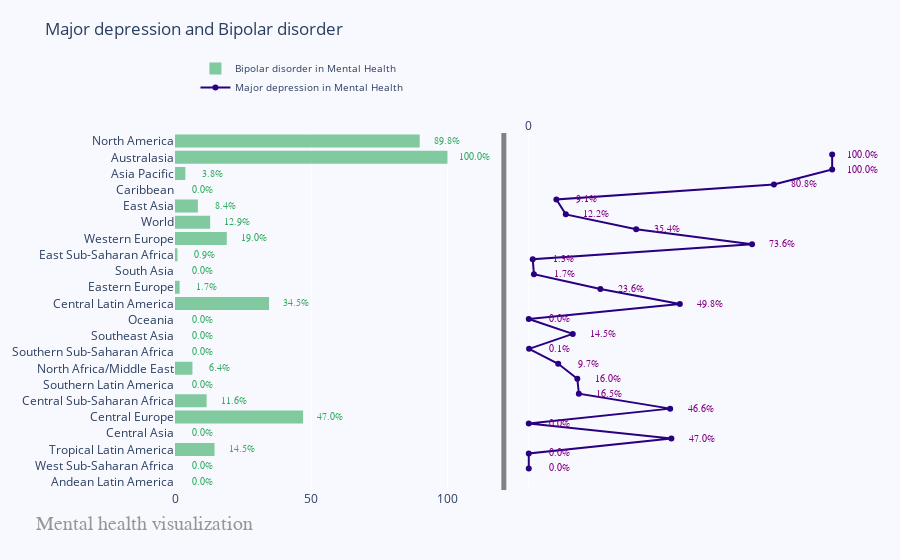

Notebook code for this chart:
### Markdown cell above
# 6- Amazing Dynamik Subplot with Plotly and go

### Code cell
fig = make_subplots(rows=1, cols=2, specs=[[{}, {}]], shared_xaxes=True,
                    shared_yaxes=False, vertical_spacing=0.001)

x1 = ["Andean Latin America", "West Sub-Saharan Africa", "Tropical Latin America", "Central Asia", "Central Europe",
    "Central Sub-Saharan Africa", "Southern Latin America", "North Africa/Middle East", "Southern Sub-Saharan Africa",
    "Southeast Asia", "Oceania", "Central Latin America", "Eastern Europe", "South Asia", "East Sub-Saharan Africa",
    "Western Europe", "World", "East Asia", "Caribbean", "Asia Pacific", "Australasia", "North America"]

fig.append_trace(go.Bar(
    x=df2["Bipolar disorder"],
    y=x1,
    marker=dict(
        color='rgba(50, 171, 96, 0.6)',
        line=dict(
            color='rgba(20, 10, 56, 1.0)',
            width=0),
    ),
    name='Bipolar disorder in Mental Health',
    orientation='h',
), 1, 1)

fig.append_trace(go.Scatter(
    x=df2["Major depression"], y=x1,
    mode='lines+markers',
    line_color='rgb(40, 0, 128)',
    name='Major depression in Mental Health',
), 1, 2)

fig.update_layout(
    title='Major depression and Bipolar disorder',
    yaxis=dict(
        showgrid=False,
        showline=False,
        showticklabels=True,
        domain=[0, 0.85],
    ),
    yaxis2=dict(
        showgrid=False,
        showline=True,
        showticklabels=False,
        linecolor='rgba(102, 102, 102, 0.8)',
        linewidth=5,
        domain=[0, 0.85],
    ),
    xaxis=dict(
        zeroline=False,
        showline=False,
        showticklabels=True,
        showgrid=True,
        domain=[0, 0.45],
    ),
    xaxis2=dict(
        zeroline=False,
        showline=False,
        showticklabels=True,
        showgrid=True,
        domain=[0.47, 1],
        side='top',
        dtick=10000,
    ),
    legend=dict(x=0.029, y=1.038, font_size=10),
    margin=dict(l=100, r=20, t=70, b=70),
    paper_bgcolor='rgb(248, 248, 255)',
    plot_bgcolor='rgb(248, 248, 255)',
)

annotations = []


# Adding labels
for ydn, yd, xd in zip(df2["Major depression"], df2["Bipolar disorder"], x1):
    # labeling the scatter savings
    annotations.append(dict(xref='x2', yref='y2',
                            y=xd, x=ydn+10,
                            text='{:,}'.format(ydn) + '%',
                            font=dict(family='Arial', size=10,
                                      color='rgb(128, 0, 128)'),
                            showarrow=False))
    # labeling the bar net worth
    annotations.append(dict(xref='x1', yref='y1',
                            y=xd, x=yd+10 ,
                            text=str(yd) + '%',
                            font=dict(family='Arial', size=10,
                                      color='rgb(50, 171, 96)'),
                            showarrow=False))
# Source
annotations.append(dict(xref='paper', yref='paper',
                        x=-0.2, y=-0.109,
                        text="Mental health visualization",
                        font=dict(family='Arial', size=20, color='rgb(150,150,150)'),
                        showarrow=False))

fig.update_layout(annotations=annotations)

fig.show()

### Figure 1 — Plotly figure (JSON) as saved in the notebook; plotly's stock layout.template omitted (floating-point values rounded to 4 significant figures)
{"data": [{"marker": {"color": "rgba(50, 171, 96, 0.6)", "line": {"color": "rgba(20, 10, 56, 1.0)", "width": 0}}, "name": "Bipolar disorder in Mental Health", "orientation": "h", "x": [0, 0, 14.5, 0, 47, 11.6, 0, 6.4, 0, 0, 0, 34.5, 1.7, 0, 0.9, 19, 12.9, 8.4, 0, 3.8, 100, 89.8], "y": ["Andean Latin America", "West Sub-Saharan Africa", "Tropical Latin America", "Central Asia", "Central Europe", "Central Sub-Saharan Africa", "Southern Latin America", "North Africa/Middle East", "Southern Sub-Saharan Africa", "Southeast Asia", "Oceania", "Central Latin America", "Eastern Europe", "South Asia", "East Sub-Saharan Africa", "Western Europe", "World", "East Asia", "Caribbean", "Asia Pacific", "Australasia", "North America"], "type": "bar", "xaxis": "x", "yaxis": "y"}, {"line": {"color": "rgb(40, 0, 128)"}, "mode": "lines+markers", "name": "Major depression in Mental Health", "x": [0, 0, 47, 0, 46.6, 16.5, 16, 9.7, 0.1, 14.5, 0, 49.8, 23.6, 1.7, 1.3, 73.6, 35.4, 12.2, 9.1, 80.8, 100, 100], "y": ["Andean Latin America", "West Sub-Saharan Africa", "Tropical Latin America", "Central Asia", "Central Europe", "Central Sub-Saharan Africa", "Southern Latin America", "North Africa/Middle East", "Southern Sub-Saharan Africa", "Southeast Asia", "Oceania", "Central Latin America", "Eastern Europe", "South Asia", "East Sub-Saharan Africa", "Western Europe", "World", "East Asia", "Caribbean", "Asia Pacific", "Australasia", "North America"], "type": "scatter", "xaxis": "x2", "yaxis": "y2"}], "layout": {"xaxis": {"anchor": "y", "domain": [0, 0.45], "zeroline": false, "showline": false, "showticklabels": true, "showgrid": true}, "yaxis": {"anchor": "x", "domain": [0, 0.85], "showgrid": false, "showline": false, "showticklabels": true}, "xaxis2": {"anchor": "y2", "domain": [0.47, 1], "zeroline": false, "showline": false, "showticklabels": true, "showgrid": true, "side": "top", "dtick": 10000}, "yaxis2": {"anchor": "x2", "domain": [0, 0.85], "showgrid": false, "showline": true, "showticklabels": false, "linecolor": "rgba(102, 102, 102, 0.8)", "linewidth": 5}, "legend": {"font": {"size": 10}, "x": 0.029, "y": 1.038}, "margin": {"l": 100, "r": 20, "t": 70, "b": 70}, "title": {"text": "Major depression and Bipolar disorder"}, "paper_bgcolor": "rgb(248, 248, 255)", "plot_bgcolor": "rgb(248, 248, 255)", "annotations": [{"font": {"color": "rgb(128, 0, 128)", "family": "Arial", "size": 10}, "showarrow": false, "text": "0.0%", "x": 10, "xref": "x2", "y": "Andean Latin America", "yref": "y2"}, {"font": {"color": "rgb(50, 171, 96)", "family": "Arial", "size": 10}, "showarrow": false, "text": "0.0%", "x": 10, "xref": "x", "y": "Andean Latin America", "yref": "y"}, {"font": {"color": "rgb(128, 0, 128)", "family": "Arial", "size": 10}, "showarrow": false, "text": "0.0%", "x": 10, "xref": "x2", "y": "West Sub-Saharan Africa", "yref": "y2"}, {"font": {"color": "rgb(50, 171, 96)", "family": "Arial", "size": 10}, "showarrow": false, "text": "0.0%", "x": 10, "xref": "x", "y": "West Sub-Saharan Africa", "yref": "y"}, {"font": {"color": "rgb(128, 0, 128)", "family": "Arial", "size": 10}, "showarrow": false, "text": "47.0%", "x": 57, "xref": "x2", "y": "Tropical Latin America", "yref": "y2"}, {"font": {"color": "rgb(50, 171, 96)", "family": "Arial", "size": 10}, "showarrow": false, "text": "14.5%", "x": 24.5, "xref": "x", "y": "Tropical Latin America", "yref": "y"}, {"font": {"color": "rgb(128, 0, 128)", "family": "Arial", "size": 10}, "showarrow": false, "text": "0.0%", "x": 10, "xref": "x2", "y": "Central Asia", "yref": "y2"}, {"font": {"color": "rgb(50, 171, 96)", "family": "Arial", "size": 10}, "showarrow": false, "text": "0.0%", "x": 10, "xref": "x", "y": "Central Asia", "yref": "y"}, {"font": {"color": "rgb(128, 0, 128)", "family": "Arial", "size": 10}, "showarrow": false, "text": "46.6%", "x": 56.6, "xref": "x2", "y": "Central Europe", "yref": "y2"}, {"font": {"color": "rgb(50, 171, 96)", "family": "Arial", "size": 10}, "showarrow": false, "text": "47.0%", "x": 57, "xref": "x", "y": "Central Europe", "yref": "y"}, {"font": {"color": "rgb(128, 0, 128)", "family": "Arial", "size": 10}, "showarrow": false, "text": "16.5%", "x": 26.5, "xref": "x2", "y": "Central Sub-Saharan Africa", "yref": "y2"}, {"font": {"color": "rgb(50, 171, 96)", "family": "Arial", "size": 10}, "showarrow": false, "text": "11.6%", "x": 21.6, "xref": "x", "y": "Central Sub-Saharan Africa", "yref": "y"}, {"font": {"color": "rgb(128, 0, 128)", "family": "Arial", "size": 10}, "showarrow": false, "text": "16.0%", "x": 26, "xref": "x2", "y": "Southern Latin America", "yref": "y2"}, {"font": {"color": "rgb(50, 171, 96)", "family": "Arial", "size": 10}, "showarrow": false, "text": "0.0%", "x": 10, "xref": "x", "y": "Southern Latin America", "yref": "y"}, {"font": {"color": "rgb(128, 0, 128)", "family": "Arial", "size": 10}, "showarrow": false, "text": "9.7%", "x": 19.7, "xref": "x2", "y": "North Africa/Middle East", "yref": "y2"}, {"font": {"color": "rgb(50, 171, 96)", "family": "Arial", "size": 10}, "showarrow": false, "text": "6.4%", "x": 16.4, "xref": "x", "y": "North Africa/Middle East", "yref": "y"}, {"font": {"color": "rgb(128, 0, 128)", "family": "Arial", "size": 10}, "showarrow": false, "text": "0.1%", "x": 10.1, "xref": "x2", "y": "Southern Sub-Saharan Africa", "yref": "y2"}, {"font": {"color": "rgb(50, 171, 96)", "family": "Arial", "size": 10}, "showarrow": false, "text": "0.0%", "x": 10, "xref": "x", "y": "Southern Sub-Saharan Africa", "yref": "y"}, {"font": {"color": "rgb(128, 0, 128)", "family": "Arial", "size": 10}, "showarrow": false, "text": "14.5%", "x": 24.5, "xref": "x2", "y": "Southeast Asia", "yref": "y2"}, {"font": {"color": "rgb(50, 171, 96)", "family": "Arial", "size": 10}, "showarrow": false, "text": "0.0%", "x": 10, "xref": "x", "y": "Southeast Asia", "yref": "y"}, {"font": {"color": "rgb(128, 0, 128)", "family": "Arial", "size": 10}, "showarrow": false, "text": "0.0%", "x": 10, "xref": "x2", "y": "Oceania", "yref": "y2"}, {"font": {"color": "rgb(50, 171, 96)", "family": "Arial", "size": 10}, "showarrow": false, "text": "0.0%", "x": 10, "xref": "x", "y": "Oceania", "yref": "y"}, {"font": {"color": "rgb(128, 0, 128)", "family": "Arial", "size": 10}, "showarrow": false, "text": "49.8%", "x": 59.8, "xref": "x2", "y": "Central Latin America", "yref": "y2"}, {"font": {"color": "rgb(50, 171, 96)", "family": "Arial", "size": 10}, "showarrow": false, "text": "34.5%", "x": 44.5, "xref": "x", "y": "Central Latin America", "yref": "y"}, {"font": {"color": "rgb(128, 0, 128)", "family": "Arial", "size": 10}, "showarrow": false, "text": "23.6%", "x": 33.6, "xref": "x2", "y": "Eastern Europe", "yref": "y2"}, {"font": {"color": "rgb(50, 171, 96)", "family": "Arial", "size": 10}, "showarrow": false, "text": "1.7%", "x": 11.7, "xref": "x", "y": "Eastern Europe", "yref": "y"}, {"font": {"color": "rgb(128, 0, 128)", "family": "Arial", "size": 10}, "showarrow": false, "text": "1.7%", "x": 11.7, "xref": "x2", "y": "South Asia", "yref": "y2"}, {"font": {"color": "rgb(50, 171, 96)", "family": "Arial", "size": 10}, "showarrow": false, "text": "0.0%", "x": 10, "xref": "x", "y": "South Asia", "yref": "y"}, {"font": {"color": "rgb(128, 0, 128)", "family": "Arial", "size": 10}, "showarrow": false, "text": "1.3%", "x": 11.3, "xref": "x2", "y": "East Sub-Saharan Africa", "yref": "y2"}, {"font": {"color": "rgb(50, 171, 96)", "family": "Arial", "size": 10}, "showarrow": false, "text": "0.9%", "x": 10.9, "xref": "x", "y": "East Sub-Saharan Africa", "yref": "y"}, {"font": {"color": "rgb(128, 0, 128)", "family": "Arial", "size": 10}, "showarrow": false, "text": "73.6%", "x": 83.6, "xref": "x2", "y": "Western Europe", "yref": "y2"}, {"font": {"color": "rgb(50, 171, 96)", "family": "Arial", "size": 10}, "showarrow": false, "text": "19.0%", "x": 29, "xref": "x", "y": "Western Europe", "yref": "y"}, {"font": {"color": "rgb(128, 0, 128)", "family": "Arial", "size": 10}, "showarrow": false, "text": "35.4%", "x": 45.4, "xref": "x2", "y": "World", "yref": "y2"}, {"font": {"color": "rgb(50, 171, 96)", "family": "Arial", "size": 10}, "showarrow": false, "text": "12.9%", "x": 22.9, "xref": "x", "y": "World", "yref": "y"}, {"font": {"color": "rgb(128, 0, 128)", "family": "Arial", "size": 10}, "showarrow": false, "text": "12.2%", "x": 22.2, "xref": "x2", "y": "East Asia", "yref": "y2"}, {"font": {"color": "rgb(50, 171, 96)", "family": "Arial", "size": 10}, "showarrow": false, "text": "8.4%", "x": 18.4, "xref": "x", "y": "East Asia", "yref": "y"}, {"font": {"color": "rgb(128, 0, 128)", "family": "Arial", "size": 10}, "showarrow": false, "text": "9.1%", "x": 19.1, "xref": "x2", "y": "Caribbean", "yref": "y2"}, {"font": {"color": "rgb(50, 171, 96)", "family": "Arial", "size": 10}, "showarrow": false, "text": "0.0%", "x": 10, "xref": "x", "y": "Caribbean", "yref": "y"}, {"font": {"color": "rgb(128, 0, 128)", "family": "Arial", "size": 10}, "showarrow": false, "text": "80.8%", "x": 90.8, "xref": "x2", "y": "Asia Pacific", "yref": "y2"}, {"font": {"color": "rgb(50, 171, 96)", "family": "Arial", "size": 10}, "showarrow": false, "text": "3.8%", "x": 13.8, "xref": "x", "y": "Asia Pacific", "yref": "y"}, {"font": {"color": "rgb(128, 0, 128)", "family": "Arial", "size": 10}, "showarrow": false, "text": "100.0%", "x": 110, "xref": "x2", "y": "Australasia", "yref": "y2"}, {"font": {"color": "rgb(50, 171, 96)", "family": "Arial", "size": 10}, "showarrow": false, "text": "100.0%", "x": 110, "xref": "x", "y": "Australasia", "yref": "y"}, {"font": {"color": "rgb(128, 0, 128)", "family": "Arial", "size": 10}, "showarrow": false, "text": "100.0%", "x": 110, "xref": "x2", "y": "North America", "yref": "y2"}, {"font": {"color": "rgb(50, 171, 96)", "family": "Arial", "size": 10}, "showarrow": false, "text": "89.8%", "x": 99.8, "xref": "x", "y": "North America", "yref": "y"}, {"font": {"color": "rgb(150,150,150)", "family": "Arial", "size": 20}, "showarrow": false, "text": "Mental health visualization", "x": -0.2, "xref": "paper", "y": -0.109, "yref": "paper"}]}}
